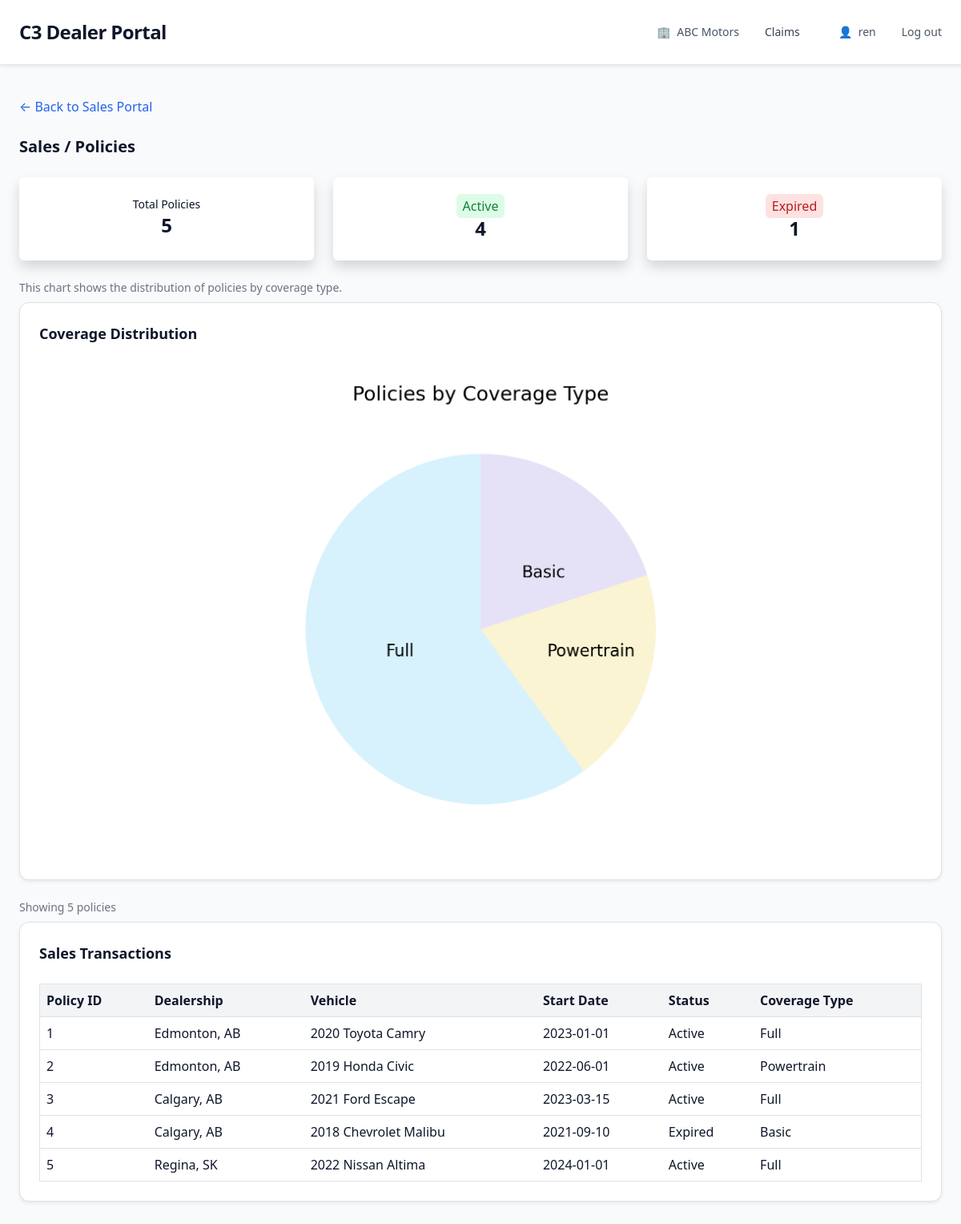
Screenshot of /sales/list/ (signed in) with the database file from the repository.
### learning_logs/models.py (models this page shows, shortened)
class Warrantypolicy(models.Model):
    policyid = models.IntegerField(db_column='policyID', primary_key=True)
    vehicleid = models.ForeignKey(
        Vehicle,
        models.DO_NOTHING,
        db_column='vehicleID',
        blank=True,
        null=True
    )
    startdate = models.TextField(db_column='startDate', blank=True, null=True)
    enddate = models.FloatField(db_column='endDate', blank=True, null=True)
    status = models.TextField(blank=True, null=True)
    coveragetype = models.TextField(db_column='coverageType', blank=True, null=True)
    class Meta:
        managed = False
        db_table = 'WarrantyPolicy'

class Vehicle(models.Model):
    vehicleid = models.IntegerField(db_column='vehicleID', primary_key=True)
    customerid = models.ForeignKey(
        Customer,
        models.DO_NOTHING,
        db_column='customerID',
        blank=True,
        null=True
    )
    model = models.TextField(blank=True, null=True)
    year = models.IntegerField(blank=True, null=True)
    mileage = models.TextField(blank=True, null=True)
    vin = models.IntegerField(db_column='VIN', blank=True, null=True)
    class Meta:
        managed = False
        db_table = 'Vehicle'

class Customer(models.Model):
    customerid = models.TextField(db_column='customerID', primary_key=True)
    dealershipid = models.ForeignKey(
        Dealership,
        models.DO_NOTHING,
        db_column='dealershipID',
        blank=True,
        null=True
    )
    firstname = models.TextField(db_column='firstName', blank=True, null=True)
    lastname = models.TextField(db_column='lastName', blank=True, null=True)
    phone = models.TextField(blank=True, null=True)
    email = models.TextField(blank=True, null=True)
    address = models.TextField(blank=True, null=True)
    class Meta:
        managed = False
        db_table = 'Customer'

class Dealership(models.Model):
    dealershipid = models.IntegerField(db_column='dealershipID', primary_key=True)
    address = models.TextField(blank=True, null=True)
    name = models.TextField(blank=True, null=True)
    phonenumber = models.TextField(db_column='phoneNumber', blank=True, null=True)
    class Meta:
        managed = False
        db_table = 'Dealership'

### learning_logs/views.py (the view)
# urls.py: path('sales/list/', views.view_sales, name='view_sales'),
@login_required
def view_sales(request):
    policies = Warrantypolicy.objects.all()
    total = policies.count()
    active = policies.filter(status='Active').count()
    expired = policies.filter(status='Expired').count()
    coverage_list = [p.coveragetype for p in policies if p.coveragetype]
    coverage_counts = Counter(coverage_list)
    labels = list(coverage_counts.keys())
    sizes = list(coverage_counts.values())
    fig, ax = plt.subplots()
    ax.pie(
    sizes,
    labels=labels,
    autopct=None,
    startangle=90,
    colors=["#D7F2FC", "#FAF4D3", "#E5E2F7"],
    labeldistance=0.4
    )
    ax.set_title("Policies by Coverage Type")
    buffer = BytesIO()
    plt.savefig(buffer, format='png', dpi=300, bbox_inches='tight')
    image_base64 = base64.b64encode(buffer.getvalue()).decode('utf-8')
    buffer.close()
    plt.close()
    context = {
    'policies': policies,
    'image_base64': image_base64,
    'total': total,
    'active': active,
    'expired': expired,
    }
    return render(request, "learning_logs/view_sales.html", context)

### learning_logs/templates/learning_logs/view_sales.html (shortened to what this page needs)
{% extends "learning_logs/base.html" %}
{% block content %}
<div class="mb-4">
    <a href="{% url 'learning_logs:sales' %}"
       class="text-blue-600 hover:underline">
        ← Back to Sales Portal
    </a>
</div>
<h2 class="text-xl font-semibold mb-6">Sales / Policies</h2>
<div class="grid grid-cols-3 gap-4 mb-6">
    <div class="bg-white p-4 rounded shadow text-center">
        <p class="text-grey-500 text-sm">Total Policies</p>
        <p class="text-2xl font-bold">{{ total }}</p>
    </div>
    <div class="bg-white p-4 rounded shadow text-center">
        <span class="bg-green-100 text-green-700 px-2 py-1 rounded">Active</span>
        <p class="text-2xl font-bold">{{ active }}</p>
    </div>
    <div class="bg-white p-4 rounded shadow text-center">
        <span class="bg-red-100 text-red-700 px-2 py-1 rounded">Expired</span>
        <p class="text-2xl font-bold">{{ expired }}</p>
    </div>
</div>
<p class="text-sm text-gray-500 mb-2">
    This chart shows the distribution of policies by coverage type.
</p>
<div class="bg-white border rounded-xl p-6 shadow-sm mb-6">
    <h3 class="text-lg font-semibold mb-9">Coverage Distribution</h3>
    <img
         alt="Coverage Type Pie Chart"
         class="w-45 max-w-xl mx-auto">
</div>
<p class="text-sm text-gray-500 mb-2">
    Showing {{ total }} policies
</p>
<div class="bg-white border rounded-xl p-6 shadow-sm">
    <h3 class="text-lg font-semibold mb-4">Sales Transactions</h3>
    <table class="min-w-full border">
        <thead>
            <tr class="bg-gray-100 text-left">
                <th class="p-2">Policy ID</th>
                <th class="p-2">Dealership</th>
                <th class="p-2">Vehicle</th>
                <th class="p-2">Start Date</th>
                <th class="p-2">Status</th>
                <th class="p-2">Coverage Type</th>
            </tr>
        </thead>
        <tbody>
            {% for policy in policies %}
            <tr class="border-t">
                <td class="p-2">{{ policy.policyid }}</td>
                <td class="p-2">
                    {{ policy.vehicleid.customerid.dealershipid.name }}
                </td>
                <td class="p-2">
                    {{ policy.vehicleid.year }} {{ policy.vehicleid.model }}
                </td>
                <td class="p-2">{{ policy.startdate }}</td>
                <td class="p-2">{{ policy.status }}</td>
                <td class="p-2">{{ policy.coveragetype }}</td>
            </tr>
            {% empty %}
            <tr>
                <td colspan="6" class="p-2 text-center text-gray-500">
                    No sales transactions found
                </td>
            </tr>
            {% endfor %}
        </tbody>
    </table>
</div>
{% endblock %}

### C3-Business-Process-system--main/learning_logs/templates/learning_logs/base.html (shortened to what this page needs)
<!DOCTYPE html>
<html lang="en">
<head>
    <link href="https://cdn.jsdelivr.net/npm/bootstrap@5.3.3/dist/css/bootstrap.min.css" rel="stylesheet">
    <script src="https://cdn.tailwindcss.com"></script>
</head>
<body class="bg-slate-50 text-slate-900">
    <header class="bg-white border-b border-slate-200 shadow-sm">
        <div class="max-w-7xl mx-auto px-6">
            <div class="flex items-center justify-between h-20">
                <h1 class="text-2xl font-bold tracking-tight">C3 Dealer Portal</h1>
                <div class="flex items-center gap-8 text-sm">
                    <div class="flex items-center gap-2 text-slate-600">
                        <span>🏢</span>
                        <span class="font-medium">ABC Motors</span>
                    </div>
                    <a href="{% url 'learning_logs:claims' %}" class="mr-4 text-gray-700 hover:text-blue-600">
                            Claims
                        </a>
                    {% if user.is_authenticated %}
                        <div class="flex items-center gap-2 text-slate-600">
                            <span>👤</span>
                            <span class="font-medium">{{ user.username }}</span>
                        </div>
                        <form action="{% url 'users:logout' %}" method="post" class="m-0 inline">
                            <button type="submit"
                                    class="text-sm text-gray-600 hover:text-gray-900 bg-transparent border-none p-0">
                                    Log out
                            </button>
                        </form>
                    {% endif %}
                </div>
            </div>
        </div>
    </header>
    <main class="max-w-7xl mx-auto px-6 py-10">
        {% block content %}
        {% endblock content %}
    </main>
</body>
</html>

### rows the page displays
Warrantypolicy: policyid "1", vehicleid.customerid.dealershipid.name "Edmonton, AB", vehicleid.year "2020", vehicleid.model "Toyota Camry", startdate "2023-01-01", status "Active", coveragetype "Full"
Warrantypolicy: policyid "2", vehicleid.customerid.dealershipid.name "Edmonton, AB", vehicleid.year "2019", vehicleid.model "Honda Civic", startdate "2022-06-01", status "Active", coveragetype "Powertrain"
Warrantypolicy: policyid "3", vehicleid.customerid.dealershipid.name "Calgary, AB", vehicleid.year "2021", vehicleid.model "Ford Escape", startdate "2023-03-15", status "Active", coveragetype "Full"
Warrantypolicy: policyid "4", vehicleid.customerid.dealershipid.name "Calgary, AB", vehicleid.year "2018", vehicleid.model "Chevrolet Malibu", startdate "2021-09-10", status "Expired", coveragetype "Basic"
Warrantypolicy: policyid "5", vehicleid.customerid.dealershipid.name "Regina, SK", vehicleid.year "2022", vehicleid.model "Nissan Altima", startdate "2024-01-01", status "Active", coveragetype "Full"

### other values shown
{{ user.username }} "ren"
{{ total }} "5"
{{ active }} "4"
{{ expired }} "1"
